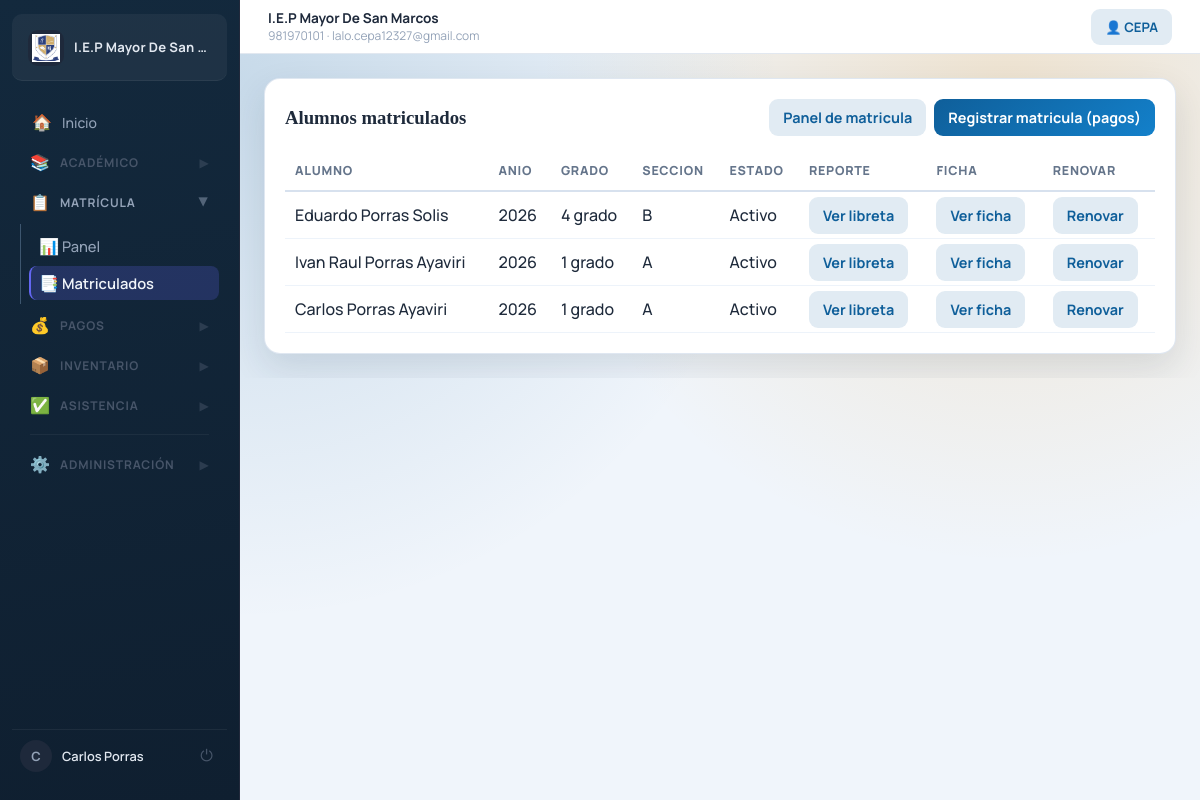
The page /enrollments/ (signed in) on the database its author committed.
### schools/models.py (models this page shows, shortened)
class School(models.Model):
    name = models.CharField(max_length=255)
    logo = models.FileField(upload_to='school_logos/', blank=True, null=True)
    address = models.TextField()
    phone = models.CharField(max_length=20)
    email = models.EmailField()
    ruc = models.CharField(max_length=11, blank=True, null=True, verbose_name="RUC")
    pension_price = models.DecimalField(max_digits=10, decimal_places=2, default=200.00, verbose_name="Costo de Pension")
    enrollment_price = models.DecimalField(max_digits=10, decimal_places=2, default=300.00, verbose_name="Costo de Matricula")
    supplies_price = models.DecimalField(max_digits=10, decimal_places=2, default=50.00, verbose_name="Costo de Material Escolar")
    created_at = models.DateTimeField(auto_now_add=True)

### accounts/models.py (models this page shows, shortened)
class User(AbstractUser):
    ROLE_CHOICES = (
        ('admin', 'Administrador'),
        ('director', 'Director'),
        ('teacher', 'Docente'),
        ('secretary', 'Secretaria'),
        ('parent', 'Padre'),
    )
    role = models.CharField(max_length=20, choices=ROLE_CHOICES)
    phone = models.CharField(max_length=15, blank=True, null=True)
    profile_picture = models.ImageField(upload_to='profile_pics/', blank=True, null=True, verbose_name="Foto de Perfil")
    teaching_grade = models.ForeignKey(
        'academic.Grade',
        on_delete=models.SET_NULL,
        blank=True,
        null=True,
        related_name='teachers',
    )
    teaching_section = models.ForeignKey(
        'academic.Section',
        on_delete=models.SET_NULL,
        blank=True,
        null=True,
        related_name='teachers_by_section',
    )
    is_polyteacher = models.BooleanField(default=False, verbose_name='Es polidocente')
    poly_course = models.ForeignKey(
        'academic.Course',
        on_delete=models.SET_NULL,
        blank=True,
        null=True,
        related_name='poly_teachers_assigned',
        verbose_name='Curso de polidocencia'
    )
    teaching_courses = models.ManyToManyField(
        'academic.Course',
        blank=True,
        related_name='poly_teachers',
        verbose_name='Cursos que enseña (polidocente) - MÚLTIPLES'
    )
    teaching_grades = models.ManyToManyField(
        'academic.Grade',
        blank=True,
        related_name='poly_teachers_grades',
        verbose_name='Grados que enseña (polidocente)'
    )
    teaching_sections = models.ManyToManyField(
        'academic.Section',
        blank=True,
        related_name='poly_teachers_sections',
        verbose_name='Secciones que enseña (polidocente)'
    )

### enrollment/models.py (models this page shows, shortened)
class Enrollment(models.Model):
    STATUS = (
        ('active', 'Activo'),
        ('retired', 'Retirado'),
        ('transferred', 'Trasladado'),
        ('finished', 'Finalizado'),
    )
    student = models.ForeignKey(Student, on_delete=models.CASCADE)
    academic_year = models.ForeignKey(AcademicYear, on_delete=models.CASCADE)
    section = models.ForeignKey(Section, on_delete=models.CASCADE)
    status = models.CharField(max_length=20, choices=STATUS, default='active')
    enrolled_at = models.DateTimeField(auto_now_add=True)

### students/models.py (models this page shows)
class Student(models.Model):
    dni = models.CharField(max_length=8, unique=True)
    first_name = models.CharField(max_length=150)
    last_name = models.CharField(max_length=150)
    birth_date = models.DateField()
    address = models.TextField()
    parent_name = models.CharField(max_length=150)
    parent_phone = models.CharField(max_length=15)
    father_name = models.CharField(max_length=150, blank=True, default='')
    mother_name = models.CharField(max_length=150, blank=True, default='')
    father_phone = models.CharField(max_length=15, blank=True, default='')
    mother_phone = models.CharField(max_length=15, blank=True, default='')
    def __str__(self):
        return f"{self.first_name} {self.last_name}"

### academic/models.py (models this page shows, shortened)
class AcademicYear(models.Model):
    school = models.ForeignKey(School, on_delete=models.CASCADE)
    year = models.IntegerField()
    is_active = models.BooleanField(default=True)

class Section(models.Model):
    name = models.CharField(max_length=10)
    grade = models.ForeignKey(Grade, on_delete=models.CASCADE)
    tutor_teacher = models.ForeignKey(
        'accounts.User',
        on_delete=models.SET_NULL,
        blank=True,
        null=True,
        related_name='tutor_sections',
        limit_choices_to={'role': 'teacher'},
        verbose_name='Tutora de aula',
    )
    class Meta:
        ordering = ('grade__name', 'name')
        unique_together = ('grade', 'name')

class Grade(models.Model):
    name = models.CharField(max_length=50)
    class Meta:
        ordering = ('name',)
    def __str__(self):
        return self.name

### enrollment/views.py (the view)
# urls.py: path('', enrollment_list, name='enrollment_list'),
@role_required('admin', 'director', 'secretary')
def enrollment_list(request):
    enrollments = Enrollment.objects.select_related(
        'student',
        'section__grade',
        'academic_year'
    ).order_by('-enrolled_at')
    return render(request, 'enrollment/enrollment_list.html', {'enrollments': enrollments})

### enrollment/templates/enrollment/enrollment_list.html (shortened to what this page needs)
{% extends 'base.html' %}
{% block content %}
<section class="card">
    <div class="section-head">
        <h1>Alumnos matriculados</h1>
        <div class="action-row">
            <a href="{% url 'enrollment_dashboard' %}" class="btn btn-subtle">Panel de matricula</a>
            <a href="{% url 'payment_create' %}" class="btn btn-primary">Registrar matricula (pagos)</a>
        </div>
    </div>
    <div class="table-wrap">
        <table>
            <thead>
                <tr>
                    <th>Alumno</th>
                    <th>Anio</th>
                    <th>Grado</th>
                    <th>Seccion</th>
                    <th>Estado</th>
                    <th>Reporte</th>
                    <th>Ficha</th>
                    <th>Renovar</th>
                </tr>
            </thead>
            <tbody>
                {% for e in enrollments %}
                    <tr>
                        <td>{{ e.student }}</td>
                        <td>{{ e.academic_year.year }}</td>
                        <td>{{ e.section.grade }}</td>
                        <td>{{ e.section.name }}</td>
                        <td>{{ e.get_status_display }}</td>
                        <td>
                            <a href="{% url 'student_report' e.id %}" class="btn btn-subtle">Ver libreta</a>
                        </td>
                        <td>
                            <a href="{% url 'enrollment_detail' e.id %}" class="btn btn-subtle">Ver ficha</a>
                        </td>
                        <td>
                            <a href="{% url 'enrollment_renew' e.id %}" class="btn btn-subtle">Renovar</a>
                        </td>
                    </tr>
                {% empty %}
                    <tr>
                        <td colspan="8">No hay matriculas registradas.</td>
                    </tr>
                {% endfor %}
            </tbody>
        </table>
    </div>
</section>
{% endblock %}

### accounts/templates/base.html (shortened to what this page needs)
{% load static %}
<!DOCTYPE html>
<html lang="es">
<head>
    <link rel="stylesheet" href="{% static 'accounts/site.css' %}?v=20260222-6">
</head>
<body data-url-name="{{ request.resolver_match.url_name }}">
    {% if request.user.is_authenticated %}
    <div class="app-shell">
        <aside class="sidebar" id="sidebar">
            <a class="brand" href="{% url 'dashboard' %}">
                <span class="brand-media">
                    {% if system_school and system_school.logo %}
                        <img class="brand-logo" src="{{ system_school.logo.url }}" alt="Logo">
                    {% else %}
                        <span class="brand-mark">GE</span>
                    {% endif %}
                </span>
                <span class="brand-text">{{ system_school.name|default:"Gestión Escolar" }}</span>
            </a>
            <nav class="side-menu">
                {% if request.user.role == 'teacher' and not request.user.is_superuser %}
                    <a href="{% url 'teacher_dashboard' %}" {% if request.resolver_match.url_name == 'teacher_dashboard' %}class="active"{% endif %}>
                        <span class="nav-icon">🏠</span> Inicio
                    </a>
                {% elif request.user.role == 'secretary' and not request.user.is_superuser %}
                    <a href="{% url 'secretary_dashboard' %}" {% if request.resolver_match.url_name == 'secretary_dashboard' %}class="active"{% endif %}>
                        <span class="nav-icon">🏠</span> Inicio
                    </a>
                {% else %}
                    <a href="{% url 'dashboard' %}" {% if request.resolver_match.url_name == 'dashboard' %}class="active"{% endif %}>
                        <span class="nav-icon">🏠</span> Inicio
                    </a>
                {% endif %}
                {% if request.user.role != 'parent' and request.user.role != 'secretary' or request.user.is_superuser %}
                <details class="menu-group" data-urls="academic_dashboard course_management grade_management section_management teacher_competency_gradebook student_list grade_list course_report period_report report_card student_report">
                    <summary>
                        <span class="nav-icon">📚</span> Académico
                        <span class="chevron">▶</span>
                    </summary>
                </details>
                {% endif %}
                {% if request.user.role == 'admin' or request.user.role == 'director' or request.user.role == 'secretary' or request.user.is_superuser %}
                <details class="menu-group" data-urls="enrollment_dashboard enrollment_list enrollment_detail enrollment_renew enrollment_history">
                    <summary>
                        <span class="nav-icon">📋</span> Matrícula
                        <span class="chevron">▶</span>
                    </summary>
                    <div class="menu-links">
                        <a href="{% url 'enrollment_dashboard' %}" {% if request.resolver_match.url_name == 'enrollment_dashboard' %}class="active"{% endif %}>
                            <span class="nav-icon">📊</span> Panel
                        </a>
                        <a href="{% url 'enrollment_list' %}" {% if request.resolver_match.url_name == 'enrollment_list' %}class="active"{% endif %}>
                            <span class="nav-icon">📑</span> Matriculados
                        </a>
                    </div>
                </details>
                {% endif %}
                {% if request.user.role == 'admin' or request.user.role == 'director' or request.user.role == 'secretary' or request.user.role == 'parent' or request.user.is_superuser %}
                <details class="menu-group" data-urls="account_status payment_history finance_dashboard payment_create debtors_report monthly_report cash_report secretary_dashboard">
                    <summary>
                        <span class="nav-icon">💰</span> Pagos
                        <span class="chevron">▶</span>
                    </summary>
                </details>
                {% endif %}
                {% if request.user.role == 'admin' or request.user.role == 'director' or request.user.role == 'secretary' or request.user.is_superuser %}
                <details class="menu-group" data-urls="inventory_list product_create product_edit stock_adjust inventory_sale movement_history movement_history_product">
                    <summary>
                        <span class="nav-icon">📦</span> Inventario
                        <span class="chevron">▶</span>
                    </summary>
                </details>
                {% endif %}
                {% if request.user.role != 'parent' and request.user.role != 'secretary' or request.user.is_superuser %}
                <details class="menu-group" data-urls="attendance_dashboard attendance_take attendance_student_history attendance_course_report">
                    <summary>
                        <span class="nav-icon">✅</span> Asistencia
                        <span class="chevron">▶</span>
                    </summary>
                </details>
                {% endif %}
                {% if request.user.role == 'admin' or request.user.role == 'director' or request.user.is_superuser %}
                <div class="side-divider"></div>
                <details class="menu-group" data-urls="user_management roles_permissions system_config activity_logs">
                    <summary>
                        <span class="nav-icon">⚙️</span> Administración
                        <span class="chevron">▶</span>
                    </summary>
                </details>
                {% endif %}
            </nav>
            <div class="sidebar-footer">
                <div class="user-avatar">{{ request.user.username|first|upper }}</div>
                <div class="user-info">
                    <strong>{{ request.user.get_full_name|default:request.user.username }}</strong>
                </div>
                <form method="post" action="{% url 'logout' %}">
                    <button class="logout-btn" type="submit" title="Cerrar sesión">⏻</button>
                </form>
            </div>
        </aside>
        <section class="workspace">
            <header class="topbar">
                {% if system_school %}
                    <div class="school-meta">
                        <strong>{{ system_school.name }}</strong>
                        <span>{{ system_school.phone }}{% if system_school.email %} · {{ system_school.email }}{% endif %}</span>
                    </div>
                {% else %}
                    <div></div>
                {% endif %}
                <a href="{% url 'user_profile' %}" class="btn btn-subtle" style="font-size:0.82rem;">
                    👤 {{ request.user.username }}
                </a>
            </header>
    {% endif %}
            <main class="container{% if not request.user.is_authenticated %} container-auth{% endif %}">
                {% block content %}{% endblock %}
            </main>
    {% if request.user.is_authenticated %}
        </section>
    </div>
    {% endif %}
</body>
</html>

### rows shown on the page
School: logo (picture), name "I.E.P Mayor De San…", name "I.E.P Mayor De San Marcos", phone "981970101", email "lalo.cepa12327@gmail.com"
User: user.username|first "C", user.get_full_name "Carlos Porras", user.username "CEPA"
Enrollment: student "Eduardo Porras Solis", academic_year.year "2026", section.grade "4 grado", section.name "B", status "Activo"
Enrollment: student "Ivan Raul Porras Ayaviri", academic_year.year "2026", section.grade "1 grado", section.name "A", status "Activo"
Enrollment: student "Carlos Porras Ayaviri", academic_year.year "2026", section.grade "1 grado", section.name "A", status "Activo"
